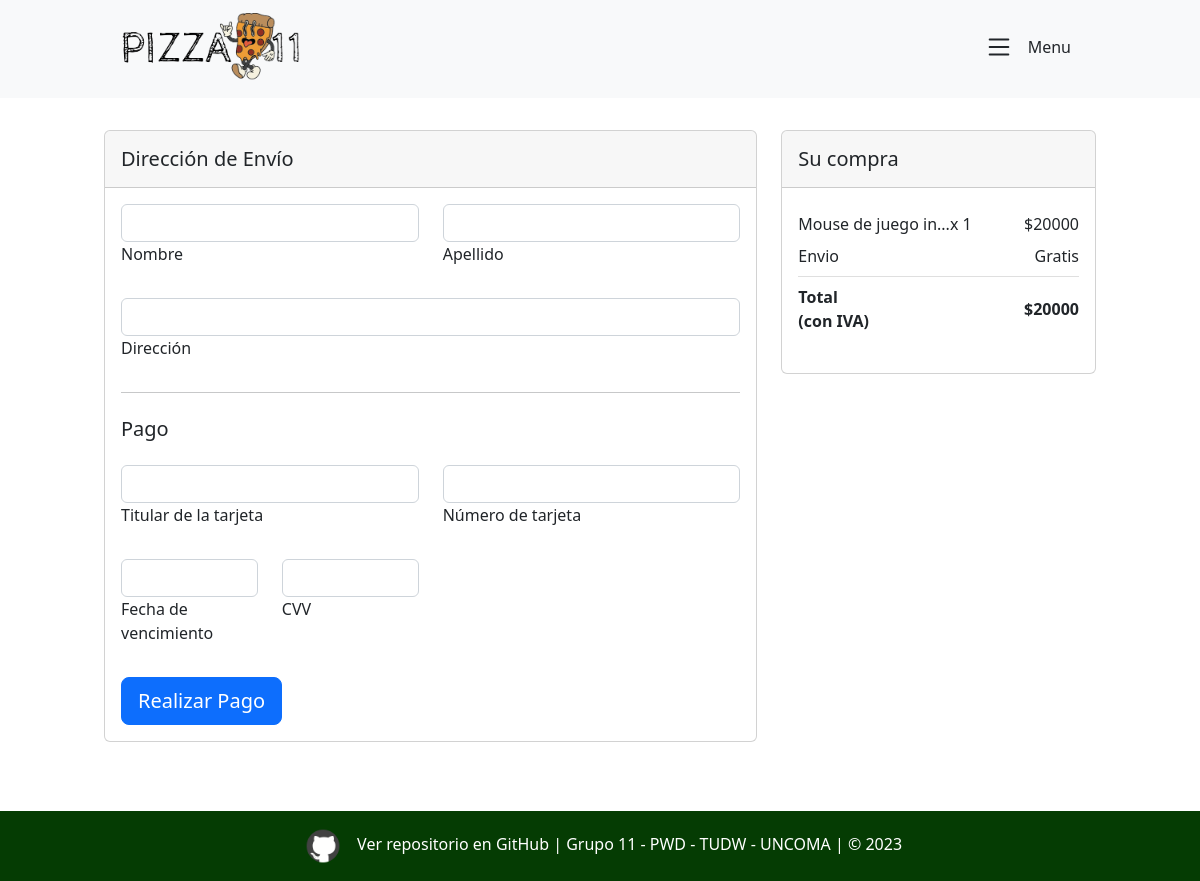
/Vista/pago/index.php (signed in), run on an earlier commit of the app's database.
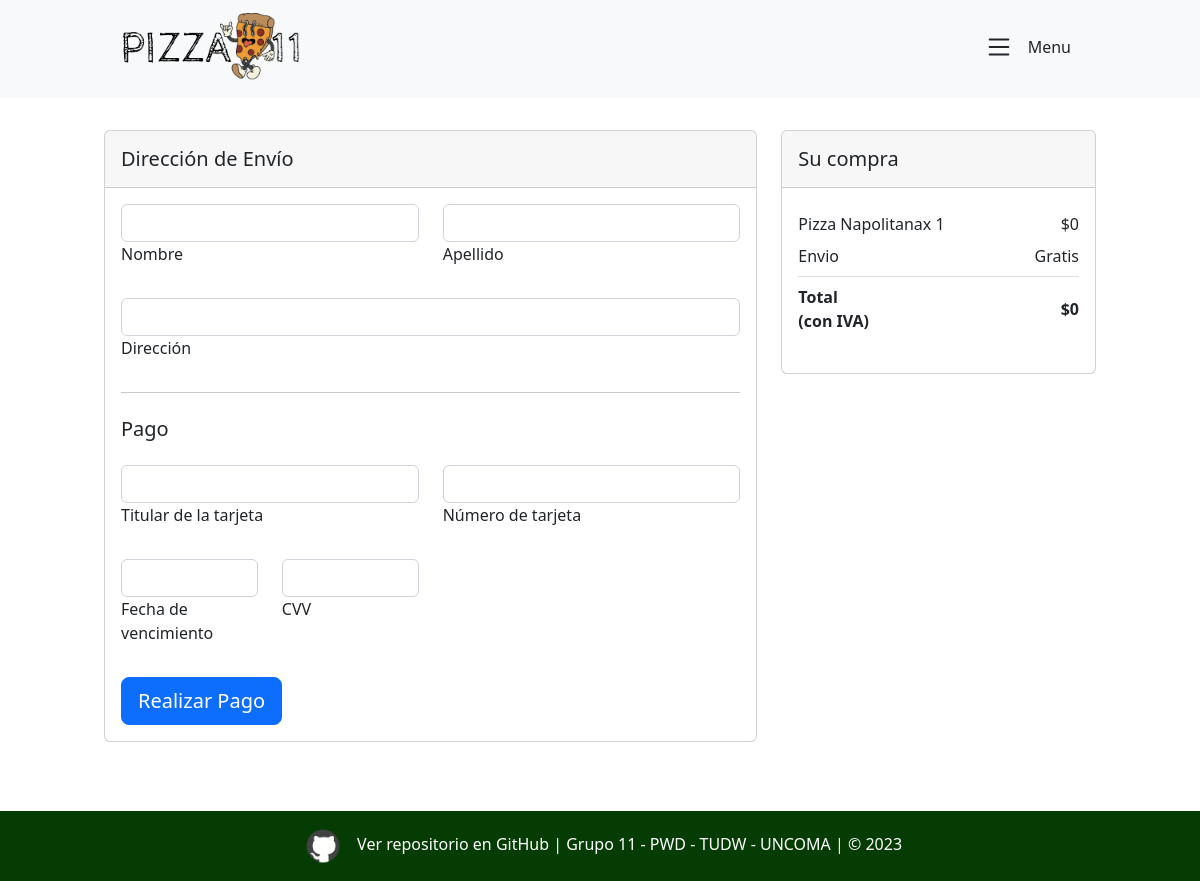
And on a later commit of the database.
### tables this page shows
CREATE TABLE `compraitem` (
  `idcompraitem` bigint(20) UNSIGNED NOT NULL,
  `idproducto` bigint(20) NOT NULL,
  `idcompra` bigint(20) NOT NULL,
  `cicantidad` int(11) NOT NULL
);

CREATE TABLE `producto` (
  `idproducto` bigint(20) NOT NULL,
  `pronombre` varchar(250) NOT NULL,
  `prodetalle` varchar(512) NOT NULL,
  `procantstock` int(11) NOT NULL
);

### Modelo/Conector/BaseDatos.php (called while the page is built, shortened)
<?php
class BaseDatos extends PDO {
  	private $conec;
  	private $indice;
  	private $resultado;
    public function __construct(){
        $this->indice =0;
        try {
           $this->conec=true;
        }catch (PDOException $e) {
            $this->sql = $e->getMessage();
            $this->conec=false;
        }
    }
    public function Iniciar(){
        return $this->getConec();
    }
    public function getConec(){
        return $this->conec;
    }
    public function setSQL($e){
        return "\n".$this->sql = $e;
    }
    private function setIndice ($valor){
        $this->indice = $valor;
    }
    private function getIndice (){
        return $this->indice;
    }
    private function setResultado($valor){
        $this->resultado = $valor;
    }
    private function getResultado(){
       return $this->resultado;
    }
    public function Ejecutar($sql){
        if (stristr($sql,"select")){
            $resp =  $this->EjecutarSelect($sql);
        }
        return $resp;
    }
    private function EjecutarSelect($sql){
        $cant = -1;
        $resultado=parent::query($sql);
        if(!$resultado){
            $this->analizarDebug();
        }else {
            $arregloResult = $resultado->fetchAll();
            $cant = count($arregloResult);
        }
        return $cant;
    }
    public function Registro() {
        $filaActual = false;
        $indiceActual = $this->getIndice();
        if ($indiceActual>=0) {
            $filas = $this->getResultado();
            if($indiceActual<count($filas)){
                $filaActual =  $filas[$indiceActual];
            }else {
                $this->setIndice(-1);
            }
        }
        return $filaActual;
    }
}

### Modelo/Compra.php (called while the page is built, shortened)
<?php
class Compra extends BaseDatos{
    public function buscar($id){
        $encontro = false;
        $consulta = "SELECT * FROM compra WHERE idcompra = '" . $id . "'";
        if($this->Iniciar()){
            if($this->Ejecutar($consulta)){
                if($fila = $this->Registro()){
                    $objUsuario = new Usuario();
                    $objUsuario->buscar($fila["idusuario"]);
                    $encontro = true;
                }
            }else{$this->setMensajeOperacion("compra->buscar: ".$this->getError());}
        }else{$this->setMensajeOperacion("compra->buscar: ".$this->getError());}
        return $encontro;
    }
}
?>

### Modelo/CompraItem.php (called while the page is built, shortened)
<?php
class CompraItem extends BaseDatos{
    private $objProducto;
    private $cantidad;
    public function __construct()
    {
        $this->objProducto = new Producto;
        $this->cantidad = null;
    }
    public function getObjProducto(){
        return $this->objProducto;
    }
    public function setObjProducto($objProducto){
        $this->objProducto = $objProducto;
    }
    public function getCantidad(){
        return $this->cantidad;
    }
    public function setCantidad($cantidad){
        $this->cantidad = $cantidad;
    }
    public function buscar($id){
        $encontro = false;
        $consulta = "SELECT * FROM compraitem WHERE idcompraitem = '" . $id . "'";
        if($this->Iniciar()){
            if($this->Ejecutar($consulta)){
                if($fila = $this->Registro()){
                    $objProducto = new Producto;
                    $objProducto->buscar($fila["idproducto"]);
                    $objCompra = new Compra();
                    $objCompra->buscar($fila["idcompra"]);
                    $encontro = true;
                }
            }else{$this->setMensajeOperacion("compraitem->buscar: ".$this->getError());}
        }else{$this->setMensajeOperacion("compraitem->buscar: ".$this->getError());}
        return $encontro;
    }
    public function listar($condicion = ""){
        $arreglo = null;
        $consulta = "SELECT * FROM compraitem";
        if($condicion != ""){
            $consulta .= " WHERE " . $condicion;
        }
        if($this->Iniciar()){
            if($this->Ejecutar($consulta)){
                $arreglo = [];
                while($fila = $this->Registro()){
                    $objCompraItem = new CompraItem();
                    $objCompraItem->buscar($fila["idcompraitem"]);
                    array_push($arreglo, $objCompraItem);
                }
            }else{$this->setMensajeOperacion("compraitem->listar: ".$this->getError());}
        }else{$this->setMensajeOperacion("compraitem->listar: ".$this->getError());}
        return $arreglo;
    }
}
?>

### Control/AbmCompra.php (called while the page is built, shortened)
<?php
class AbmCompra{
    public function buscarItems($param){
        $where = " true ";
        $claves = ["id", "idcompraitem", "idproducto"];
        $db = ["idcompra", "idcompraitem", "idproducto"];
        if ($param<>null){
            for($i = 0; $i < count($claves); $i++){
                if(isset($param[$claves[$i]])){
                    $where.= " and " . $db[$i] . " = '". $param[$claves[$i]]  ."'";
                }
            }
        }
        $obj = new CompraItem();
        $arreglo = $obj->listar($where);
        return $arreglo;
    }
}
?>

### Modelo/Usuario.php (called while the page is built, shortened)
<?php
class Usuario extends BaseDatos{
    public function buscar($id){
        $encontro = false;
        $consulta = "SELECT * FROM usuario WHERE idusuario = '" . $id . "'";
        if($this->Iniciar()){
            if($this->Ejecutar($consulta)){
                if($fila = $this->Registro()){
                    $encontro = true;
                }
            }else{$this->setMensajeOperacion("usuario->buscar: ".$this->getError());}
        }else{$this->setMensajeOperacion("usuario->buscar: ".$this->getError());}
        return $encontro;
    }
}
?>

### Modelo/Producto.php (called while the page is built, shortened)
<?php
class Producto extends BaseDatos{
    private $nombre;
    private $detalle;
    public function __construct()
    {
        $this->nombre = "";
        $this->detalle = "";
    }
    public function getNombre(){
        return $this->nombre;
    }
    public function setNombre($nombre){
        $this->nombre = $nombre;
    }
    public function getDetalle(){
        return $this->detalle;
    }
    public function setDetalle($detalle){
        $this->detalle = $detalle;
    }
    public function buscar($id){
        $encontro = false;
        $consulta = "SELECT * FROM producto WHERE idproducto = '" . $id . "'";
        if($this->Iniciar()){
            if($this->Ejecutar($consulta)){
                if($fila = $this->Registro()){
                    $encontro = true;
                }
            }else{$this->setMensajeOperacion("producto->buscar: ".$this->getError());}
        }else{$this->setMensajeOperacion("producto->buscar: ".$this->getError());}
        return $encontro;
    }
}
?>

### Vista/pago/index.php (the view, shortened to what the changed rows need)
<?php
include_once "../Estructura/headerSeguro.php";
$objControl = new AbmCompra();
$param["idusuario"] = $session->getUsuario()->getId();
$compras = $objControl->retornarCarrito($param);
$total = 0;
if(isset($compras)){
    $param["id"] = $compras->getId();
    $list = $objControl->buscarItems($param);
}
echo '<main class="col-12 my-3 mx-auto w-100 max">';
$combo =  "";
if (isset($list) && count($list) > 0) {
  foreach ($list as $elem) {
    $detalle = explode("///",$elem->getObjProducto()->getDetalle());
    $precio = $detalle[0] * $elem->getCantidad();
    $total += $precio;
    $combo .= '<li class="list-group-item d-flex justify-content-between align-items-center border-0 px-0 pb-0">
        ' .  mb_strimwidth($elem->getObjProducto()->getNombre(), 0, 20, "...") . 'x ' . $elem->getCantidad() . '
        <span>$'.$precio.'</span>
      </li>';
  }
  echo '
    <main class="col-12 my-3 mx-auto w-100 max">
      <div class="row">
        <div class="col-md-8 mb-4">
          <div class="card mb-4">
            <div class="card-header py-3">
              <h5 class="mb-0">Dirección de Envío</h5>
            </div>
            <div class="card-body">
              <form id="form-abm" method="POST" action="../pedidos/index.php">
                <input type="text" name="id" id="id" value="' . $list[0]->getObjCompra()->getId() . '" hidden>
                <div class="row mb-4">
                  <div class="col">
                    <div class="form-outline">
                      <input type="text" id="nombre" name="nombre" class="form-control" required />
                      <label class="form-label" for="nombre">Nombre</label>
                    </div>
                  </div>
                  <div class="col">
                    <div class="form-outline">
                      <input type="text" id="apellido" name="apellido" class="form-control" required />
                      <label class="form-label" for="apellido">Apellido</label>
                    </div>
                  </div>
                </div>
                <div class="form-outline mb-4">
                  <input type="text" id="direccion" name="direccion" class="form-control" required />
                  <label class="form-label" for="direccion">Dirección</label>
                </div>
                <hr class="my-4" />
                <h5 class="mb-4">Pago</h5>
                <div class="row mb-4">
                  <div class="col">
                    <div class="form-outline">
                      <input type="text" id="titular" name="titular" class="form-control" required />
                      <label class="form-label" for="titular">Titular de la tarjeta</label>
                    </div>
                  </div>
                  <div class="col">
                    <div class="form-outline">
                      <input type="text" id="numero" name="numero" class="form-control" maxlength="16"  required/>
                      <label class="form-label" for="numero" >Número de tarjeta</label>
                    </div>
                  </div>
                </div>
                <div class="row mb-4">
                  <div class="col-3">
                    <div class="form-outline">
                      <input type="text" id="vencimiento" name="vencimiento" class="form-control" required maxlength="5" />
                      <label class="form-label" for="vencimiento">Fecha de vencimiento</label>
                    </div>
                  </div>
                  <div class="col-3">
                    <div class="form-outline">
                      <input type="password" id="cvv" name="cvv" class="form-control" maxlength="4" />
                      <label class="form-label" for="cvv">CVV</label>
                    </div>
                  </div>
                </div>
                <button class="btn btn-primary btn-lg btn-block" type="submit" id="btn-submit">
                  Realizar Pago
                </button>
              </form>
            </div>
          </div>
        </div>
        <div class="col-md-4 mb-4">
          <div class="card mb-4">
            <div class="card-header py-3">
              <h5 class="mb-0">Su compra</h5>
            </div>
            <div class="card-body">
              <ul class="list-group list-group-flush">
                ' . $combo . '
                <li class="list-group-item d-flex justify-content-between align-items-center px-0">
                  Envio
                  <span>Gratis</span>
                </li>
                <li class="list-group-item d-flex justify-content-between align-items-center border-0 px-0 mb-3">
                  <div>
                    <strong>Total</strong>
                    <strong>
                      <p class="mb-0">(con IVA)</p>
                    </strong>
                  </div>
                  <span><strong>$'.$total.'</strong></span>
                </li>
              </ul>
            </div>
          </div>
        </div>
      </div>
    </main>
    ';
} else {
  echo mostrarError("No puede realizar un pago sin haber agregado productos a su carrito.<br>
  <a href='../home/index.php'>Ir al inicio</a>");
}
echo "</main>"
?>
<?php
include_once "../Estructura/footer.php";
?>

What changed in the data, as far as the page shows it:
changed through a linked row, compraitem: idproducto.pronombre "Mouse de juego in..." → "Pizza Napolitana"; precio "20000" → "0"
Also different on the page:
$total: "20000" → "0"
